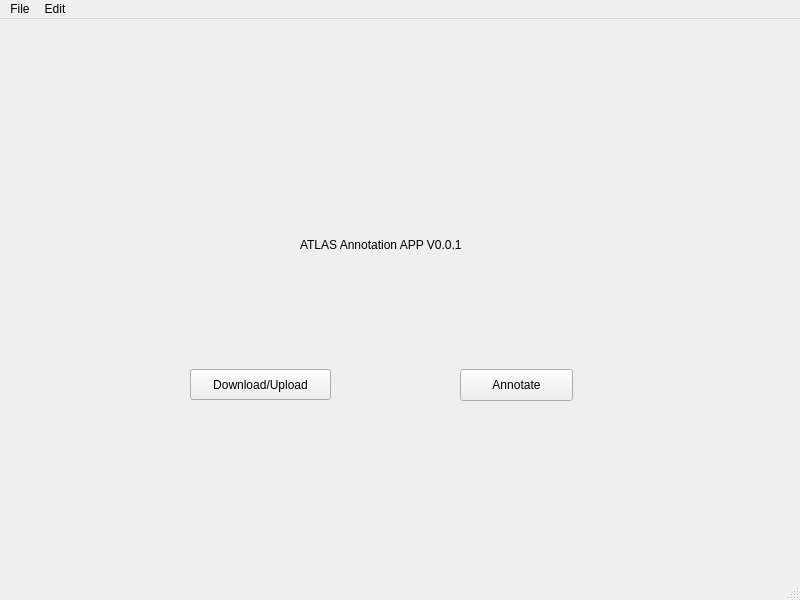
<?xml version="1.0" encoding="UTF-8"?>
<ui version="4.0">
 <class>MainWindow</class>
 <widget class="QMainWindow" name="MainWindow">
  <property name="geometry">
   <rect>
    <x>0</x>
    <y>0</y>
    <width>800</width>
    <height>600</height>
   </rect>
  </property>
  <property name="windowTitle">
   <string>MainWindow</string>
  </property>
  <widget class="QWidget" name="centralwidget">
   <widget class="QPushButton" name="btn_download_data">
    <property name="geometry">
     <rect>
      <x>190</x>
      <y>350</y>
      <width>141</width>
      <height>31</height>
     </rect>
    </property>
    <property name="text">
     <string>Download/Upload</string>
    </property>
   </widget>
   <widget class="QPushButton" name="btn_annotate">
    <property name="geometry">
     <rect>
      <x>460</x>
      <y>350</y>
      <width>113</width>
      <height>32</height>
     </rect>
    </property>
    <property name="text">
     <string>Annotate</string>
    </property>
   </widget>
   <widget class="QLabel" name="label_app_title">
    <property name="geometry">
     <rect>
      <x>300</x>
      <y>190</y>
      <width>231</width>
      <height>71</height>
     </rect>
    </property>
    <property name="text">
     <string>ATLAS Annotation APP V0.0.1</string>
    </property>
   </widget>
  </widget>
  <widget class="QMenuBar" name="menubar">
   <property name="geometry">
    <rect>
     <x>0</x>
     <y>0</y>
     <width>800</width>
     <height>22</height>
    </rect>
   </property>
   <widget class="QMenu" name="menuFile">
    <property name="title">
     <string>File</string>
    </property>
    <addaction name="actionSave"/>
    <addaction name="actionSave_2"/>
    <addaction name="actionClose"/>
   </widget>
   <widget class="QMenu" name="menuEdit">
    <property name="title">
     <string>Edit</string>
    </property>
   </widget>
   <addaction name="menuFile"/>
   <addaction name="menuEdit"/>
  </widget>
  <widget class="QStatusBar" name="statusbar"/>
  <action name="actionSave">
   <property name="text">
    <string>Open</string>
   </property>
  </action>
  <action name="actionSave_2">
   <property name="text">
    <string>Save</string>
   </property>
  </action>
  <action name="actionClose">
   <property name="text">
    <string>Close</string>
   </property>
  </action>
 </widget>
 <resources/>
 <connections/>
</ui>
